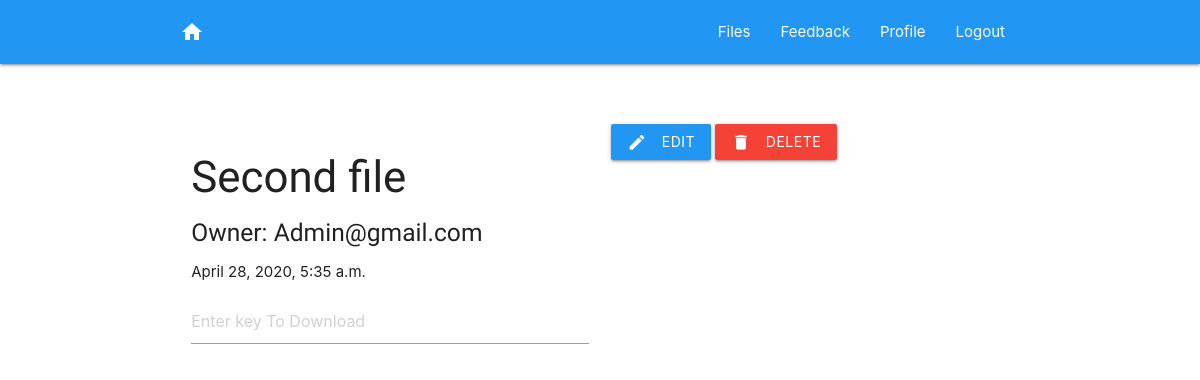
The app's page /files/detail/2 (signed in) with its own data.
### encryptedfile/models.py (models this page shows, shortened)
class EncryptedFile(models.Model):
    user= models.ForeignKey(MyUser, on_delete=models.CASCADE)
    file_name=models.CharField(max_length=100)
    file_password = models.CharField(max_length=255)
    file_key = models.BinaryField(editable=False,max_length=255)
    file_url = models.FileField(upload_to=user_file_upload)
    created_at = models.DateTimeField(auto_now_add=True)

### customuser/models.py (models this page shows, shortened)
class MyUser(AbstractBaseUser):
    email = models.EmailField(max_length=255, unique=True)
    adhar_id = models.IntegerField(unique=True)
    username = models.CharField(max_length=255)
    is_active=models.BooleanField(default=True)
    is_admin=models.BooleanField(default=False)
    is_staff=models.BooleanField(default=False)
    objects = MyUserManager()
    USERNAME_FIELD='adhar_id'
    REQUIRED_FIELDS=['email', 'username']
    def __str__(self):
        return self.email

### encryptedfile/views.py (the view)
# urls.py: path('detail/<int:pk>', views.FileDetailView.as_view(), name='file_detail'),
class FileDetailView(LoginRequiredMixin, DetailView):
    model = EncryptedFile
    template_name = "encryptedfile/file_detail.html"

### encryptedfile/templates/encryptedfile/file_detail.html (shortened to what this page needs)
{% extends 'base/base.html' %}
{% block content %}
    <section>
        {% include 'base/second_navbar.html' %}
        <div class="container mt-5">
            <div class="row">
                <div class="col s6">
                    <h3>{{ object.file_name | capfirst }}</h3>
                    <h5>Owner: {{ user | capfirst }}</h5>
                    <p>{{ encryptedfile.created_at }}</p>
                    <input placeholder="Enter key To Download" data-id="{{ encryptedfile.id }}" type="text" id="password_ctrl" >
                </div>
                <div class="col s6">
                     <a href="{% url 'file_update' pk=object.id %}" class="waves-effect blue waves-light btn"><i class="material-icons left">edit</i>edit</a>
                    <a href="{% url 'file_delete' pk=object.id %}" class="waves-effect red waves-light btn"><i class="material-icons left">delete</i>delete</a>
                </div>
            </div>
        </div>
    </section>
{% endblock %}

### static/css/style.css (style rules this page uses)
html { margin:0; padding:0; }
h1,h2,h3,h4,h5,h6 { font-family:'Teko'; }
.mt-5 { margin-top: 5%; }

### records on screen
EncryptedFile: file_name "Second file", created_at "April 28, 2020, 5:35 a.m."
MyUser: email "Admin@gmail.com"
